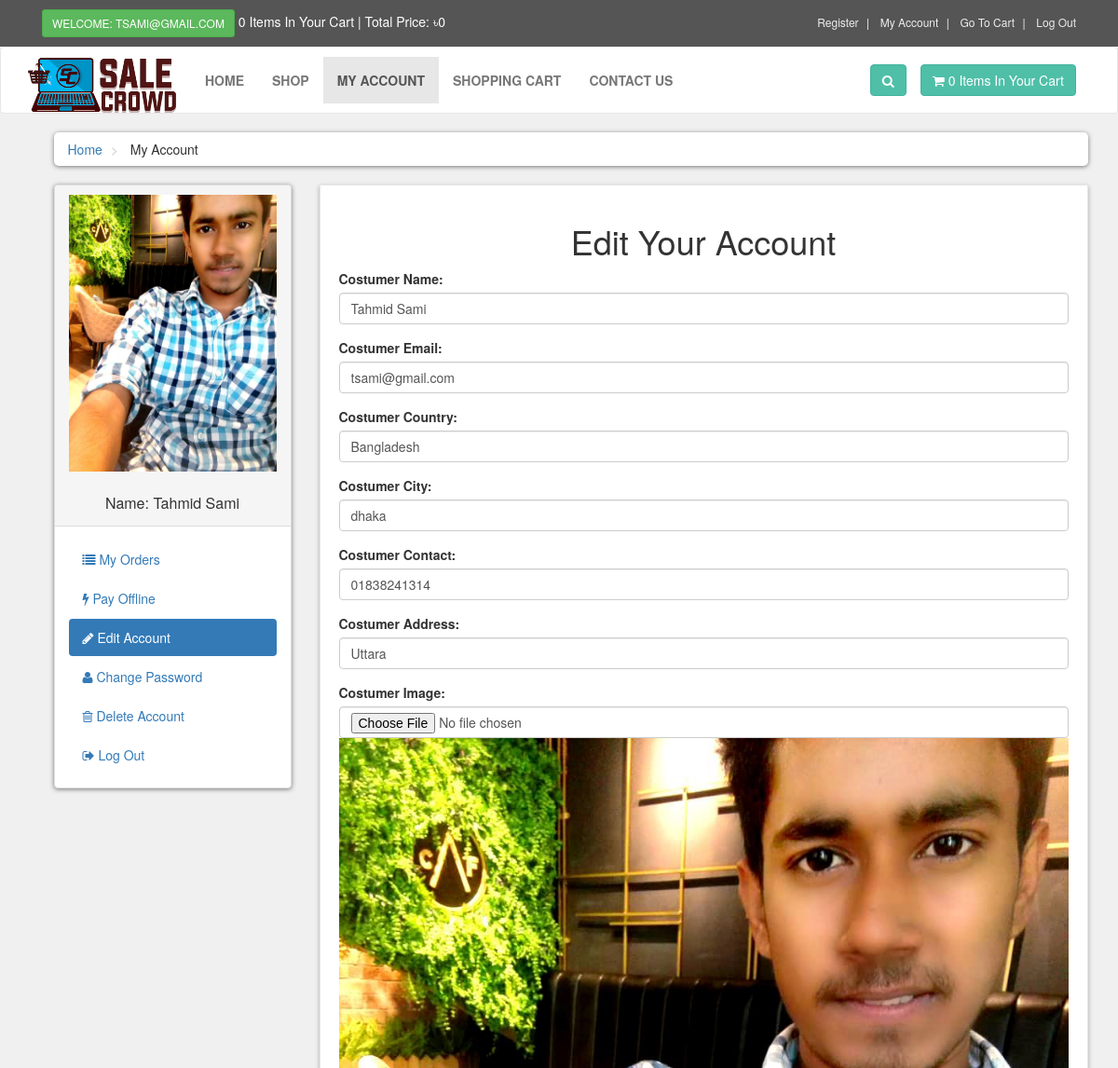
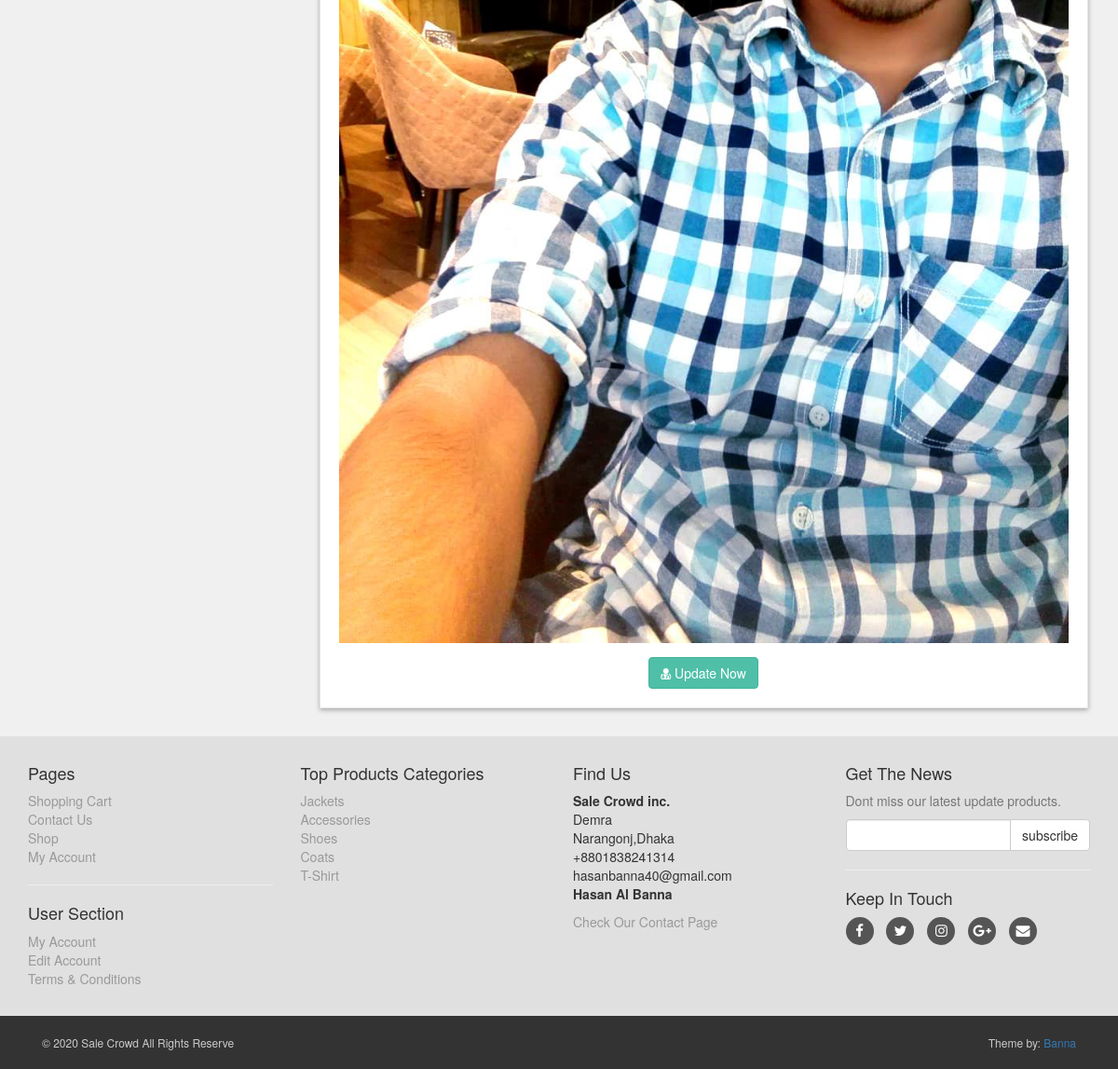
/customer/my_account.php?edit_account (signed in), run on the app's committed database (2 pictures, top to bottom).
### tables this page shows
CREATE TABLE `customers` (
  `customer_id` int(10) NOT NULL,
  `customer_name` varchar(255) NOT NULL,
  `customer_email` varchar(255) NOT NULL,
  `customer_pass` varchar(255) NOT NULL,
  `token` int(11) NOT NULL,
  `status` int(11) NOT NULL,
  `customer_country` text NOT NULL,
  `customer_city` text NOT NULL,
  `customer_contact` varchar(255) NOT NULL,
  `customer_address` text NOT NULL,
  `customer_image` text NOT NULL,
  `customer_ip` varchar(100) NOT NULL
);

CREATE TABLE `product_categories` (
  `p_cat_id` int(10) NOT NULL,
  `p_cat_title` text NOT NULL,
  `p_cat_top` text NOT NULL,
  `p_cat_image` text NOT NULL
);

### customer/edit_account.php (the view, shortened to what this page needs)
<?php
$customer_session = $_SESSION['customer_email'];
$get_customer = "select * from customers where customer_email='$customer_session'";
$run_customer = mysqli_query($con,$get_customer);
$row_customer = mysqli_fetch_array($run_customer);
$customer_name = $row_customer['customer_name'];
$customer_email = $row_customer['customer_email'];
$customer_country = $row_customer['customer_country'];
$customer_city = $row_customer['customer_city'];
$customer_contact = $row_customer['customer_contact'];
$customer_address = $row_customer['customer_address'];
$customer_image = $row_customer['customer_image'];
?>
<h1 align="center"> Edit Your Account </h1>
<form action="" method="post" enctype="multipart/form-data">
    <div class="form-group">
        <label> Costumer Name: </label>
        <input type="text" name="c_name" class="form-control" value="<?php echo $customer_name; ?>" required>
    </div>
    <div class="form-group">
        <label> Costumer Email: </label>
        <input type="text" name="c_email" class="form-control" value="<?php echo $customer_email; ?>" required>
    </div>
    <div class="form-group">
        <label> Costumer Country: </label>
        <input type="text" name="c_country" class="form-control" value="<?php echo $customer_country; ?>" required>
    </div>
    <div class="form-group">
        <label> Costumer City: </label>
        <input type="text" name="c_city" class="form-control" value="<?php echo $customer_city; ?>" required>
    </div>
    <div class="form-group">
        <label> Costumer Contact: </label>
        <input type="text" name="c_contact" class="form-control" value="<?php echo $customer_contact; ?>" required>
    </div>
    <div class="form-group">
        <label> Costumer Address: </label>
        <input type="text" name="c_address" class="form-control" value="<?php echo $customer_address; ?>" required>
    </div>
    <div class="form-group">
        <label> Costumer Image: </label>
        <input type="file" name="c_image" class="form-control form-height-custom">
        <img class="img-responsive" src="customer_images/<?php echo $customer_image; ?>" alt="Costumer Image">
    </div>
    <div class="text-center">
        <button name="update" class="btn btn-primary">
            <i class="fa fa-user-md"></i> Update Now
        </button>
    </div>
</form>

### customer/includes/sidebar.php
<div class="panel panel-default sidebar-menu">
    <div class="panel-heading">
        <?php
        $customer_session = $_SESSION['customer_email'];
        $get_customer = "select * from customers where customer_email='$customer_session'";
        $run_customer = mysqli_query($con,$get_customer);
        $row_customer = mysqli_fetch_array($run_customer);
        $customer_image = $row_customer['customer_image'];
        $customer_name = $row_customer['customer_name'];
        if(!isset($_SESSION['customer_email'])){
        }else{
            echo "
                <center>
                    <img src='customer_images/$customer_image' class='img-responsive' >
                </center>
                <br/>
                <h3 class='panel-title' align='center'>
                    Name: $customer_name
                </h3>
            ";
        }
        ?>
    </div>
    <div class="panel-body">
        <ul class="nav-pills nav-stacked nav">
            <li class="<?php if(isset($_GET['my_orders'])){ echo "active"; } ?>">
                <a href="my_account.php?my_orders">
                    <i class="fa fa-list"></i> My Orders
                </a>
            </li>
            <li class="<?php if(isset($_GET['pay_offline'])){ echo "active"; } ?>">
                <a href="my_account.php?pay_offline">
                    <i class="fa fa-bolt"></i> Pay Offline
                </a>
            </li>
            <li class="<?php if(isset($_GET['edit_account'])){ echo "active"; } ?>">
                <a href="my_account.php?edit_account">
                    <i class="fa fa-pencil"></i> Edit Account
                </a>
            </li>
            <li class="<?php if(isset($_GET['change_pass'])){ echo "active"; } ?>">
                <a href="my_account.php?change_pass">
                    <i class="fa fa-user"></i> Change Password
                </a>
            </li>
            <li class="<?php if(isset($_GET['delete_account'])){ echo "active"; } ?>">
                <a href="my_account.php?delete_account">
                    <i class="fa fa-trash-o"></i> Delete Account
                </a>
            </li>
            <li>
                <a href="logout.php">
                    <i class="fa fa-sign-out"></i> Log Out
                </a>
            </li>
        </ul>
    </div>
</div>

### customer/includes/footer.php (shortened to what this page needs)
<div id="footer">
    <div class="container">
        <div class="row">
            <div class="col-sm-6 col-md-3">
               <h4>Pages</h4>
                <ul>
                    <li><a href="../cart.php">Shopping Cart</a></li>
                    <li><a href="../contact.php">Contact Us</a></li>
                    <li><a href="../shop.php">Shop</a></li>
                    <li><a href="my_account.php">My Account</a></li>
                </ul>
                <hr>
                <h4>User Section</h4>
                <ul>
                           <?php
                           if(!isset($_SESSION['customer_email'])){
                               echo"<a href='../checkout.php'>Login</a>";
                           }else{
                              echo"<a href='my_account.php?my_orders'>My Account</a>";
                           }
                           ?>
                    <li>
                            <?php
                           if(!isset($_SESSION['customer_email'])){
                               echo"<a href='../checkout.php'>Login</a>";
                           }else{
                              echo"<a href='my_account.php?edit_account'>Edit Account</a>";
                           }
                           ?>
                    </li>
                    <li><a href="../terms.php">Terms & Conditions</a></li>
                </ul>
            </div>
            <div class="com-sm-6 col-md-3">
                <h4>Top Products Categories</h4>
                <ul>
                    <?php
                        $get_p_cats = "select * from product_categories";
                        $run_p_cats = mysqli_query($con,$get_p_cats);
                        while($row_p_cats=mysqli_fetch_array($run_p_cats)){
                            $p_cat_id = $row_p_cats['p_cat_id'];
                            $p_cat_title = $row_p_cats['p_cat_title'];
                            echo "
                                <li>
                                    <a href='../shop.php?p_cat=$p_cat_id'>
                                        $p_cat_title
                                    </a>
                                </li>
                            ";
                        }
                    ?>
                </ul>
            </div>
            <div class="col-sm-6 col-md-3">
                <h4>Find Us</h4>
                <p>
                    <strong>Sale Crowd inc.</strong>
                    <br/>Demra
                    <br/>Narangonj,Dhaka
                    <br/>+8801838241314
                    <br/>hasanbanna40@gmail.com
                    <br/><strong>Hasan Al Banna</strong>
                </p>
                <a href="../contact.php">Check Our Contact Page</a>
            </div>
            <div class="col-sm-6 col-md-3">
                <h4>Get The News</h4>
                <p class="text-muted">
                    Dont miss our latest update products.
                </p>
                <form action="https://feedburner.google.com/fb/a/mailverify" method="post" target="popupwindow" onsubmit="window.open('https://feedburner.google.com/fb/a/mailverify?uri=M-devMedia', 'popupwindow', 'scrollbars=yes,width=550,height=520');return true" method="post">
                    <div class="input-group">
                        <input type="text" class="form-control" name="email">
                        <span class="input-group-btn">
                            <input type="submit" value="subscribe" class="btn btn-default">
                        </span>
                    </div>
                </form>
                <hr>
                <h4>Keep In Touch</h4>
                <p class="social">
                    <a href="../#" class="fa fa-facebook"></a>
                    <a href="../#" class="fa fa-twitter"></a>
                    <a href="../#" class="fa fa-instagram"></a>
                    <a href="../#" class="fa fa-google-plus"></a>
                    <a href="../#" class="fa fa-envelope"></a>
                </p>
            </div>
        </div>
    </div>
</div>
<div id="copyright">
    <div class="container">
        <div class="col-md-6">
            <p class="pull-left">&copy; 2020 Sale Crowd All Rights Reserve</p>
        </div>
        <div class="col-md-6">
            <p class="pull-right">Theme by: <a href="#">Banna</a></p>
        </div>
    </div>
</div>

### customer/styles/style.css (style rules this page uses)
body { font-size: 14px; line-height: 1.42857143; color: #333333; background: #f0f0f0; overflow-x: hidden; }
.btn-primary { color: rgb(255, 255, 255); background: rgb(79, 191, 168); border-color: rgb(65, 179, 156); }
#content .panel.sidebar-menu { box-sizing: border-box; box-shadow: 0px 1px 5px rgba(0, 0, 0, .5); }
#content .panel.sidebar-menu h3 { padding: 5px 0px; margin: 0px; }
#footer { background: #e0e0e0; padding: 20px 0; }
#footer a { color: #999999; padding: 0; text-decoration: none; }
#footer ul { list-style: none; padding-left: 0px; }
#footer .social { text-align: left; }
#footer .social a { margin: 0px 10px 0px 0px; display: inline-block; color: #ffffff; width: 30px; height: 30px; border-radius: 15px; line-height: 30px; font-size: 15px; text-align: center; vertical-align: bottom; background: #555555; text-decoration: none; }
#copyright { background: #333333; color: #cccccc; padding: 20px 0px; font-size: 12px; }
#copyright p { margin: 0px; }

### data on the page
customers: customer_image (picture), customer_name "Tahmid Sami", c_name "Tahmid Sami", c_email "tsami@gmail.com", c_country "Bangladesh", c_city "dhaka", c_contact "01838241314", c_address "Uttara"
product_categories: p_cat_title "Jackets"
product_categories: p_cat_title "Accessories"
product_categories: p_cat_title "Shoes"
product_categories: p_cat_title "Coats"
product_categories: p_cat_title "T-Shirt"

### other printed values
$_SESSION['customer_email'] "TSAMI@GMAIL.COM"
$count_items "0 0"
$total "0"
